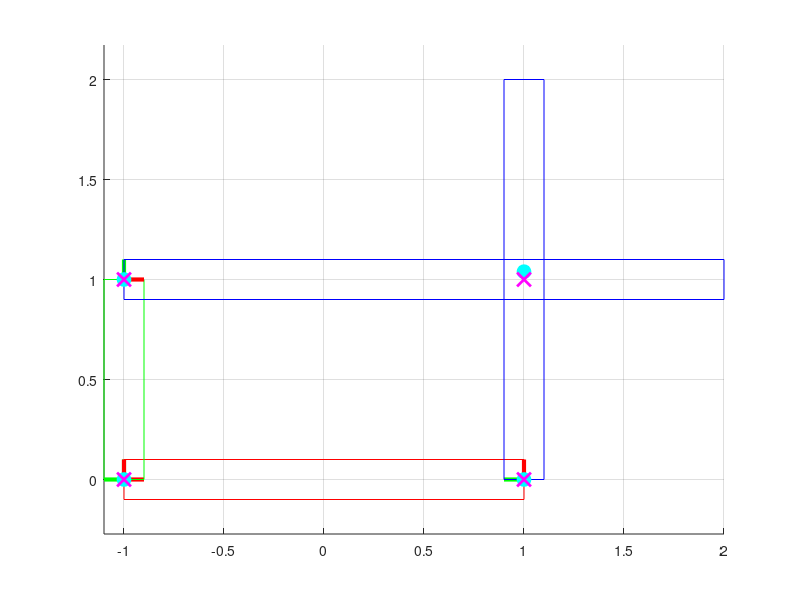

Write the MATLAB code that produced this figure. (Note: this script raises an error after producing the figure.)
function linkages(scene)
if nargin < 1
    scene = 0;
end

% Set up the scene here.
% Note that links don't have to be placed exactly. The first call to
% solveLinkage() will automatically snap the links so that all the
% constraints are satisfied.
linkages = [];
pins = [];
particles = [];
switch scene
    case 0
        % Crank-rocker
        % Bottom link
        links(1).angle = 0; % rotation from the positive x-axis
        links(1).pos = [-1;0]; % position of the center of rotation
        links(1).verts = [0,-0.1;2,-0.1;2,0.1;0,0.1]'; % display vertices
        % Left link
        links(2).angle = pi/2;
        links(2).pos = [-1;0];
        links(2).verts = [0,-0.1;1,-0.1;1,0.1;0,0.1]';
        % Right link
        links(3).angle = pi/2;
        links(3).pos = [1;0];
        links(3).verts = [0,-0.1;2,-0.1;2,0.1;0,0.1]';
        % Top link
        links(4).angle = 0;
        links(4).pos = [-1;1];
        links(4).verts = [0,-0.1;3,-0.1;3,0.1;0,0.1]';
        
        % Which link is grounded?
        grounded = 1;
        % Which link is the driver?
        % Note: the driver must be attached (with a pin) to the ground.
        driver = 2;
        
        % Bottom-left
        pins(1).links = [1,2];
        pins(1).pts = [0,0;0,0]';
        % Bottom-right
        pins(2).links = [1,3];
        pins(2).pts = [2,0;0,0]';
        % Left-top
        pins(3).links = [2,4];
        pins(3).pts = [1,0;0,0]';
        % Right-top
        pins(4).links = [3,4];
        pins(4).pts = [1+rand(1),0;2,0]'; % pin location on link3 is randomized
        
        % List of tracer particles for display
        particles(1).link = 4; % which link?
        particles(1).pt = [0.5;0.1]; % tracer particle point in local coords
        particles(1).ptsWorld = zeros(2,0); % transformed points, initially empty
        particles(2).link = 4;
        particles(2).pt = [2.5;-0.1];
        particles(2).ptsWorld = zeros(2,0);
    case 1
        % Drag-link
    case 2
        % Double-rocker
    case 3
        % Hoekens
    case 4
        % Peaucellier-Lipkin
    case 5
        % Klann
    case 10
        % Extra credit!
end

% Initialize
for i = 1 : length(links)
    links(i).grounded = (i == grounded);
    links(i).driver = (i == driver);
    % These target quantities are only used for grounded and driver links
    links(i).angleTarget = links(i).angle;
    links(i).posTarget = links(i).pos;
end
drawScene(links,pins,particles,true);

% lsqnonlin options
if verLessThan('matlab','8.1')
    opt = optimset(...
        'Jacobian','on',...
        'DerivativeCheck','off',...
        'Display','off'); % final-detailed iter-detailed off
else
    opt = optimoptions('lsqnonlin',...
        'Jacobian','on',...
        'DerivativeCheck','off',...
        'Display','off'); % final-detailed iter-detailed off
end

% Simulation loop
t = 0; % current time
T = 1; % final time
dt = 0.01; % time step
angVel = 2*pi; % driver angular velocity
while t < T
    % Procedurally set the driver angle.
    % Right now, the target angle is being linearly increased, but you may
    % want to do something else.
    links(driver).angleTarget = links(driver).angleTarget + dt*angVel;
    % Solve for linkage orientations and positions
    [links,feasible] = solveLinkage(links,pins,opt);
    % Update particle positions
    particles = updateParticles(links,particles);
    % Draw scene
    drawScene(links,pins,particles);
    % Quit if over-constrained
    if ~feasible
        break;
    end
    t = t + dt;
end

end

%%
function [R,dR] = rotationMatrix(angle)
c = cos(angle);
s = sin(angle);
% Rotation matrix
R = zeros(2);
R(1,1) = c;
R(1,2) = -s;
R(2,1) = s;
R(2,2) = c;
if nargout >= 2
    % Rotation matrix derivative
    dR = zeros(2);
    dR(1,1) = -s;
    dR(1,2) = -c;
    dR(2,1) = c;
    dR(2,2) = -s;
end
end

%%
function [links,feasible] = solveLinkage(links,pins,opt)
nlinks = length(links);
% Extract the current angles and positions into a vector
angPos0 = zeros(3*nlinks,1);
for i = 1 : nlinks
    link = links(i);
    ii = (i-1)*3+(1:3);
    angPos0(ii(1)) = link.angle;
    angPos0(ii(2:3)) = link.pos;
end
% Limits
lb = -inf(size(angPos0));
ub =  inf(size(angPos0));
% Solve for angles and positions
[angPos,r2] = lsqnonlin(@(angPos)objFun(angPos,links,pins),angPos0,lb,ub,opt);
% If the mechanism is feasible, then the residual should be zero
feasible = true;
if r2 > 1e-6
    fprintf('Mechanism is over constrained!\n');
    feasible = false;
end
% Extract the angles and positions from the values in the vector
for i = 1 : length(links)
    ii = (i-1)*3+(1:3);
    links(i).angle = angPos(ii(1));
    links(i).pos = angPos(ii(2:3));
end
end

%%
function [f,J] = objFun(angPos,links,pins)
nlinks = length(links);
npins = length(pins);
% Temporarily change angles and positions of the links. These changes will
% be undone when exiting this function.
for i = 1 : nlinks
    ii = (i-1)*3+(1:3);
    links(i).angle = angPos(ii(1));
    links(i).pos = angPos(ii(2:3));
end

% Evaluate constraints
ndof = 3*nlinks;
ncon = 3 + 3 + 2*npins; % 3 for ground, 3 for driver, 2*npins for pins
f = zeros(ncon,1);
J = zeros(ncon,ndof);
k = 0;
% Some angles and positions are fixed
for i = 1 : nlinks
    link = links(i);
    if link.grounded || link.driver
        % Grounded and driver links have their angles and positions
        % prescribed.
        f(k+1,    1) = link.angle - link.angleTarget;
        f(k+(2:3),1) = link.pos - link.posTarget;
        % The Jacobian of this constraint is the identity matrix
        J(k+(1:3),k+(1:3)) = eye(3);
        k = k + 3;
    end
end
% Pin constraints
for i = 1 : npins
    pin = pins(i);
    rows = k+(1:2); % row index of this pin constraint
    indLinkA = pin.links(1); % array index of link A
    indLinkB = pin.links(2); % array index of link B
    linkA = links(indLinkA);
    linkB = links(indLinkB);
    [Ra,dRa] = rotationMatrix(linkA.angle);
    [Rb,dRb] = rotationMatrix(linkB.angle);
    % Local positions
    ra = pin.pts(:,1);
    rb = pin.pts(:,2);
    % World positions
    xa = Ra * ra + linkA.pos;
    xb = Rb * rb + linkB.pos;
    p = xa(1:2) - xb(1:2);
    f(rows,1) = p;
    % Column indices for the angles and positions of links A and B
    colAngA = (indLinkA-1)*3 + 1;
    colPosA = (indLinkA-1)*3 + (2:3);
    colAngB = (indLinkB-1)*3 + 1;
    colPosB = (indLinkB-1)*3 + (2:3);
    % The Jacobian of this constraint is the partial derivative of f wrt
    % the angles and positions of the two links.
    J(rows,colAngA) = dRa * ra;
    J(rows,colPosA) = eye(2);
    J(rows,colAngB) = -dRb * rb;
    J(rows,colPosB) = -eye(2);
    k = k + 2;
end
end

%%
function particles = updateParticles(links,particles)
% Transform particle position from local to world
for i = 1 : length(particles)
    particle = particles(i);
    link = links(particle.link);
    R = rotationMatrix(link.angle);
    x = R * particle.pt + link.pos;
    % Append world position to the array (grows indefinitely)
    particles(i).ptsWorld(:,end+1) = x;
end
end

%%
function drawScene(links,pins,particles,initialize)
if nargin < 4
    initialize = false;
end
if initialize
    clf;
else
    cla;
end
hold on;
grid on;
% Draw links
for i = 1 : length(links)
    link = links(i);
    R = rotationMatrix(link.angle);
    % Draw frame
    p = link.pos; % frame origin
    s = 0.1; % frame display size
    px = p + s*R(:,1); % frame x-axis
    py = p + s*R(:,2); % frame y-axis
    plot([p(1),px(1)],[p(2),px(2)],'r','LineWidth',3);
    plot([p(1),py(1)],[p(2),py(2)],'g','LineWidth',3);
    % Draw link geometry
    if link.grounded
        color = [1 0 0];
    elseif link.driver
        color = [0 1 0];
    else
        color = [0 0 1];
    end
    E = [R,link.pos;0,0,1]; % transformation matrix
    vertsLocal = [link.verts;ones(1,size(link.verts,2))];
    vertsWorld = E * vertsLocal;
    plot(vertsWorld(1,[1:end,1]),vertsWorld(2,[1:end,1]),'Color',color);
end
% Draw pins
for i = 1 : length(pins)
    pin = pins(i);
    linkA = links(pin.links(1));
    linkB = links(pin.links(2));
    Ra = rotationMatrix(linkA.angle);
    Rb = rotationMatrix(linkB.angle);
    xa = Ra * pin.pts(:,1) + linkA.pos;
    xb = Rb * pin.pts(:,2) + linkB.pos;
    plot(xa(1),xa(2),'co','MarkerSize',10,'MarkerFaceColor','c');
    plot(xb(1),xb(2),'mx','MarkerSize',10,'LineWidth',2);
end
% Draw particles
for i = 1 : length(particles)
    particle = particles(i);
    if ~isempty(particle.ptsWorld)
        plot(particle.ptsWorld(1,:),particle.ptsWorld(2,:),'k');
        plot(particle.ptsWorld(1,end),particle.ptsWorld(2,end),'ko');
    end
end
axis equal;
drawnow;
end
